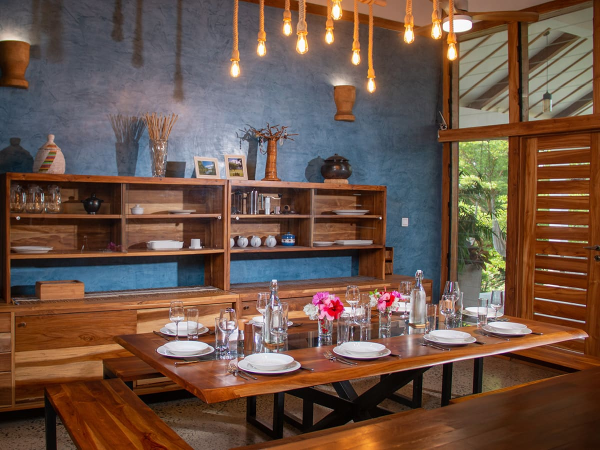
#> input picture images/og-image.jpg, 1200 x 900 px (shown at 1/2 size)
$ python straighten.py ../images/og-image.jpg
#> lines starting #> are read from the running program, lines starting #| are printed output that depends on the picture
"""Measure and correct lean in a photo from its own vertical lines.
measure(img) -> (roll, keystone, n): roll = average lean of verticals (dx/dy), keystone = how fast
that lean changes across the frame (converging walls). correct() removes the roll and part of the
keystone, then crops back to the original shape. Nothing else in the picture is altered."""
import sys, math
import numpy as np, cv2

def measure(bgr):
    h, w = bgr.shape[:2]
    s = 1200 / max(h, w)
    g = cv2.cvtColor(cv2.resize(bgr, None, fx=s, fy=s), cv2.COLOR_BGR2GRAY)
    g = cv2.GaussianBlur(g, (3, 3), 0)
    lines = cv2.createLineSegmentDetector().detect(g)[0]
    if lines is None: return 0, 0, 0
    H, W = g.shape
    xs, sl, wt = [], [], []
    for x1, y1, x2, y2 in np.asarray(lines).reshape(-1, 4):
        dy = y2 - y1; dx = x2 - x1
        L = math.hypot(dx, dy)
        if L < 0.07 * H or abs(dy) < 1e-3: continue
        slope = dx / dy                       # 0 = perfectly vertical
        if abs(slope) > math.tan(math.radians(14)): continue
        xs.append(((x1 + x2) / 2 - W / 2) / s); sl.append(slope); wt.append(L)
    if len(xs) < 12: return 0, 0, len(xs)
    xs, sl, wt = map(np.array, (xs, sl, wt))
    a, c = 0.0, 0.0
    for _ in range(6):                        # robust weighted line fit: slope = a + c*x
        r = sl - (a + c * xs)
        k = wt / (1 + (r / 0.02) ** 2)
        A = np.vstack([np.ones_like(xs), xs]).T * k[:, None]
        a, c = np.linalg.lstsq(A, sl * k, rcond=None)[0]
    return float(a), float(c), len(xs)

def warp_matrix(w, h, roll, key):
    cx, cy = w / 2, h / 2
    T = np.array([[1, 0, -cx], [0, 1, -cy], [0, 0, 1]], float)
    Ti = np.array([[1, 0, cx], [0, 1, cy], [0, 0, 1]], float)
    th = math.atan(roll)
    R = np.array([[math.cos(th), -math.sin(th), 0], [math.sin(th), math.cos(th), 0], [0, 0, 1]])
    P = np.array([[1, 0, 0], [0, 1, 0], [0, key, 1]], float)
    return Ti @ P @ R @ T

def correct(bgr, key_strength=0.75, max_roll_deg=4.0, max_loss=0.14):
    h, w = bgr.shape[:2]
    roll, key, n = measure(bgr)
    if n < 12: return bgr, dict(n=n, note='too few lines, left alone')
    roll = max(-math.tan(math.radians(max_roll_deg)), min(math.tan(math.radians(max_roll_deg)), roll))
    best = None
    for sr in (1, -1):                        # try both sign conventions, keep whichever truly straightens
        for sk in (1, -1):
            M = warp_matrix(w, h, sr * roll, sk * key * key_strength)
            out = cv2.warpPerspective(bgr, M, (w, h), flags=cv2.INTER_LANCZOS4, borderMode=cv2.BORDER_REPLICATE)
            r2, k2, _ = measure(out)
            score = abs(r2) + abs(k2) * w / 2
            if best is None or score < best[0]: best = (score, M, r2, k2)
    before = abs(roll) + abs(key) * w / 2
    score, M, r2, k2 = best
    info = dict(n=n, roll_deg=round(math.degrees(math.atan(roll)), 2), edge_lean_deg=round(math.degrees(math.atan(key * w / 2)), 2),
                after_roll_deg=round(math.degrees(math.atan(r2)), 2), after_edge_deg=round(math.degrees(math.atan(k2 * w / 2)), 2))
    if before < math.tan(math.radians(0.35)): return bgr, dict(info, note='already straight')
    if score > before * 0.75: return bgr, dict(info, note='no clear improvement, left alone')
    # crop to the largest same-shape rectangle that holds no stretched border
    pts = cv2.perspectiveTransform(np.float32([[[0, 0]], [[w, 0]], [[w, h]], [[0, h]]]), M)[:, 0]
    left = max(pts[0][0], pts[3][0], 0); right = min(pts[1][0], pts[2][0], w)
    top = max(pts[0][1], pts[1][1], 0); bot = min(pts[2][1], pts[3][1], h)
    cw, ch = right - left, bot - top
    sc = min(cw / w, ch / h)
    if sc < 1 - max_loss: return bgr, dict(info, note='would crop too much, left alone')
    nw, nh = w * sc, h * sc
    x0 = left + (cw - nw) / 2; y0 = top + (ch - nh) / 2
    out = cv2.warpPerspective(bgr, M, (w, h), flags=cv2.INTER_LANCZOS4, borderMode=cv2.BORDER_REPLICATE)
    crop = out[int(round(y0)):int(round(y0 + nh)), int(round(x0)):int(round(x0 + nw))]
    return cv2.resize(crop, (w, h), interpolation=cv2.INTER_LANCZOS4), dict(info, kept=round(sc, 3), note='straightened')

def tone(bgr, wb=0.0, lift=0.0):
    """Optional: partial neutral white balance and a shadow lift. Wood colour is left alone unless wb > 0."""
    a = bgr[:, :, ::-1].astype(np.float32) / 255
    if wb:
        lum = a.mean(axis=2); chroma = a.max(axis=2) - a.min(axis=2)
        m = (lum > np.percentile(lum, 60)) & (chroma < np.percentile(chroma, 40))
        ref = a[m].mean(axis=0); a = a * (1 + wb * (ref.mean() / ref - 1))
    if lift: a = a + lift * a * (1 - a) ** 2 * 2
    return (np.clip(a, 0, 1)[:, :, ::-1] * 255 + 0.5).astype(np.uint8)

if __name__ == '__main__':
    for p in sys.argv[1:]:
        img = cv2.imread(p)
#> img is the input picture: shape (900, 1200, 3); mean B, G, R 70.9, 83.9, 108.6
        out, info = correct(img)
#> in measure, `g = cv2.cvtColor(cv2.resize(bgr, None, fx=s, fy=s), cv2.COLOR_BGR2GRAY)`:
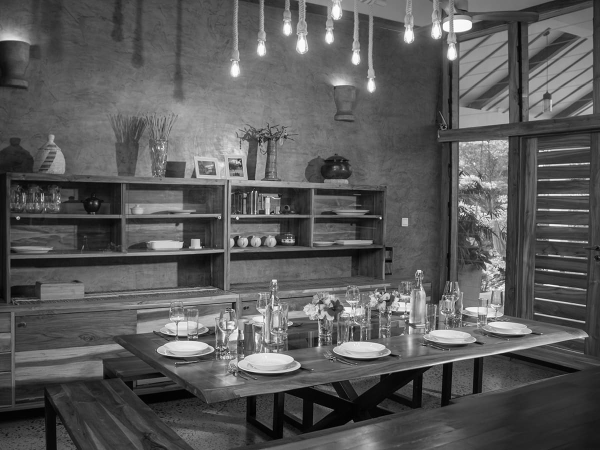
#> g: shape (900, 1200) (shown at 1/2 size); min 0, max 255, mean 89.8
#> in measure, `lines = cv2.createLineSegmentDetector().detect(g)[0]`: lines = 2488 rows, first 6: [982.9, 709.5, 1023.9, 702], [1171.8, 577.3, 1069.3, 564.7], [1173.1, 546.3, 1069.5, 535.4], [485.4, 741.1, 545.6, 747.3], [789.5, 744, 982, 709], [1175.6, 450.4, 1075.6, 446.4]
#> the loop in measure, `for x1, y1, x2, y2 in np.asarray(lines).reshape(-1, 4):` made 2488 passes
#> (x1, y1, x2, y2, dy, dx, L) on passes 1, 4, 7: (982.9, 709.5, 1023.9, 702, -7.49, 41.02, 41.7), (485.4, 741.1, 545.6, 747.3, 6.13, 60.14, 60.45), (321.8, 665.8, 349.5, 671, 5.24, 27.69, 28.18)
#> after the loop in measure, `for x1, y1, x2, y2 in np.asarray(lines).reshape(-1, 4):`: sl = 45 values, max 0.0863 at index 35, min -0.142 at index 27, mean -0.019; wt = 45 values, max 275.1 at index 8, min 63.74 at index 19, mean 99.27; xs = 45 values, max 585.6 at index 11, min -587.7 at index 34, mean 126
#> the loop in measure, `for _ in range(6):` made 6 passes
#> (a, c) on passes 1 to 6: (-0.0078, -1.19e-05), (-0.0104, -1.95e-05), (-0.0113, -2.4e-05), (-0.0116, -2.6e-05), (-0.0117, -2.68e-05), (-0.0118, -2.71e-05)
#> in correct, `roll, key, n = measure(bgr)`: roll = -0.0118; key = -2.71e-05; n = 45
#> after the loop in correct, `for sr in (1, -1):`:
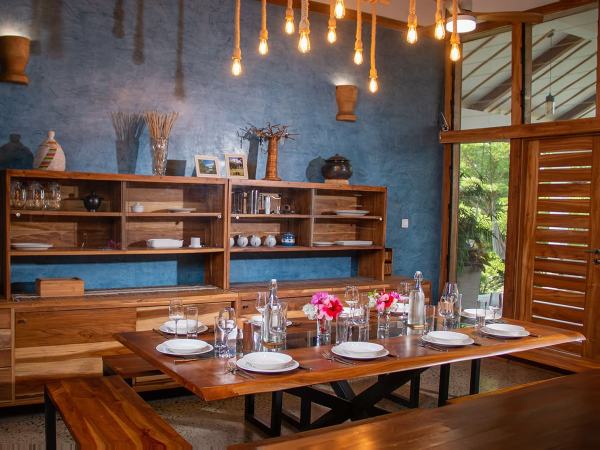
#> out: shape (900, 1200, 3) (shown at 1/2 size); mean B, G, R 71, 84, 108.7
#> after the loop in correct, `for sr in (1, -1):`: best = (0.00266, [[1, -0.000442, 0.154], [-0.0117, 0.991, 11.15], [2.4e-07, -2.04e-05, 1.01]], 0.000392, -3.79e-06)
#> in correct, `before = abs(roll) + abs(key) * w / 2`: before = 0.0281
#> in correct, `score, M, r2, k2 = best`: score = 0.00266; M = [[1, -0.000442, 0.154], [-0.0117, 0.991, 11.15], [2.4e-07, -2.04e-05, 1.01]]; r2 = 0.000392; k2 = -3.79e-06
#> in correct, `info = dict(n=n, roll_deg=round(math.degrees(math.atan(roll)), 2), edg..`: info = {'n': 45, 'roll_deg': -0.67, 'edge_lean_deg': -0.93, 'after_roll_deg': 0.02, 'after_edge_deg': -0.13}
#> in correct, `pts = cv2.perspectiveTransform(np.float32([[[0, 0]], [[w, 0]], [[w, h]..`: pts = [[0.153, 11.05], [1189.2, -2.82], [1210.8, 896.9], [-0.246, 911.3]]
#> in correct, `left = max(pts[0][0], pts[3][0], 0)`: left = 0.153
#> in correct, `right = min(pts[1][0], pts[2][0], w)`: right = 1189.2
#> in correct, `top = max(pts[0][1], pts[1][1], 0)`: top = 11.05
#> in correct, `bot = min(pts[2][1], pts[3][1], h)`: bot = 896.9
#> in correct, `cw, ch = right - left, bot - top`: cw = 1189; ch = 885.9
#> in correct, `sc = min(cw / w, ch / h)`: sc = 0.984
#> in correct, `nw, nh = w * sc, h * sc`: nw = 1181.2; nh = 885.9
#> in correct, `x0 = left + (cw - nw) / 2`: x0 = 4.08
#> in correct, `y0 = top + (ch - nh) / 2`: y0 = 11.05
#> in correct, `out = cv2.warpPerspective(bgr, M, (w, h), flags=cv2.INTER_LANCZOS4, bo..`:
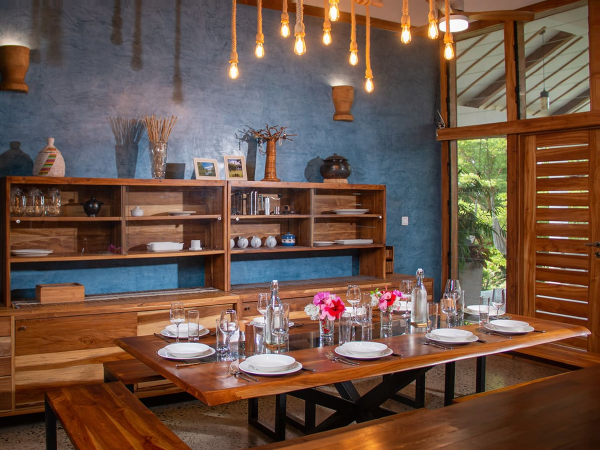
#> out: shape (900, 1200, 3) (shown at 1/2 size); mean B, G, R 70.8, 83.8, 108.6
#> in correct, `crop = out[int(round(y0)):int(round(y0 + nh)), int(round(x0)):int(roun..`:
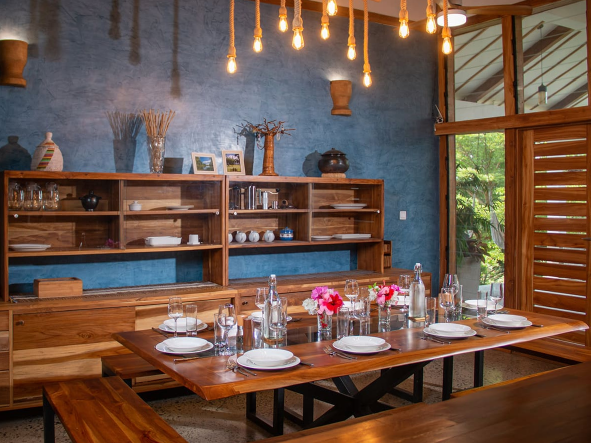
#> crop: shape (886, 1181, 3) (shown at 1/2 size); mean B, G, R 71.9, 84.6, 108.8
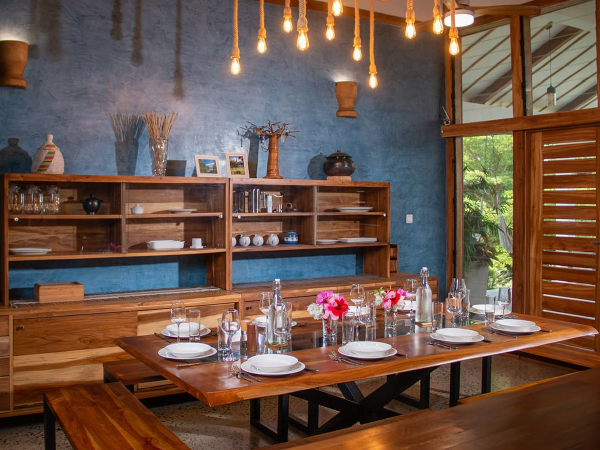
#> out: shape (900, 1200, 3) (shown at 1/2 size); mean B, G, R 71.9, 84.6, 108.8
#> info = {'n': 45, 'roll_deg': -0.67, 'edge_lean_deg': -0.93, 'after_roll_deg': 0.02, 'after_edge_deg': -0.13, 'kept': 0.984, 'note': 'straightened'}
        print(p.split('/')[-1], info)
#| og-image.jpg {'n': 45, 'roll_deg': -0.67, 'edge_lean_deg': -0.93, 'after_roll_deg': 0.02, 'after_edge_deg': -0.13, 'kept': 0.984, 'note': 'straightened'}
